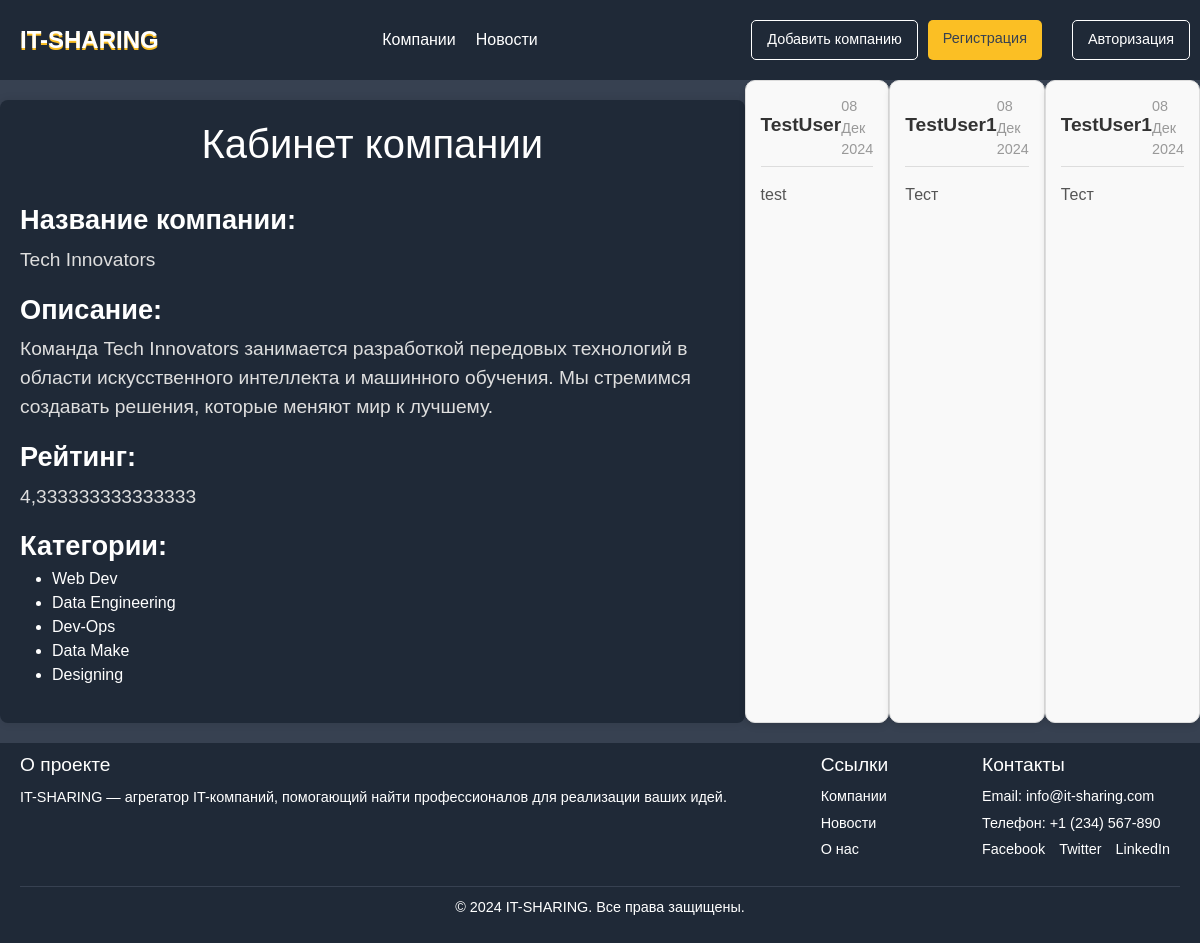
Page /company/detail/1/ on the committed database.
### main/models.py (models this page shows, shortened)
class companies(models.Model):
    title = models.CharField(max_length=255, verbose_name="Название")
    slug = models.SlugField(max_length=255, unique=True, db_index=True, verbose_name="URL",null=True,blank=True,)
    content = models.TextField(blank=True, verbose_name="Описание компании",null=True)
    photo = models.ImageField(upload_to="static/main/img/companiesimg", verbose_name="Фото",null=True,blank=True)
    time_create = models.DateTimeField(auto_now_add=True, verbose_name="Время создания")
    is_active = models.BooleanField(default=True, verbose_name="Активна")
    raiting = models.FloatField(default=0,max_length=1, verbose_name="Рейтинг")
    cat = models.ManyToManyField(Category, related_name='companies', verbose_name="Категории",
                                 blank=True)  # Это должно быть ManyToManyField
    creator = models.ForeignKey(
        settings.AUTH_USER_MODEL,
        on_delete=models.CASCADE,
        related_name="created_companies",
        verbose_name="Создатель компании",
    )
    class Meta:
        verbose_name = 'Компания'
        verbose_name_plural = 'IT компания'
        ordering = ['id']

class Category(models.Model):
    name = models.CharField(max_length=100, db_index=True, verbose_name="Категория")
    slug = models.SlugField(max_length=255, unique=True, db_index=True, verbose_name="URL")
    class Meta:
        verbose_name = 'Категория'
        verbose_name_plural = 'Категории'
        ordering = ['id']

class Review(models.Model):
    user = models.ForeignKey(
        settings.AUTH_USER_MODEL,
        on_delete=models.CASCADE,
        verbose_name="Пользователь"
    )
    order = models.ForeignKey(
        'Order',
        on_delete=models.CASCADE,
        verbose_name="Заказ",
        related_name="reviews",
    )
    content = models.TextField(verbose_name="Отзыв")
    rating = models.PositiveSmallIntegerField(
        verbose_name="Оценка",
        default=1,
        choices=[(i, str(i)) for i in range(1, 6)]
    )
    created_at = models.DateTimeField(auto_now=True, verbose_name="Дата создания")
    class Meta:
        verbose_name = "Отзыв"
        verbose_name_plural = "Отзывы"

class CustomUser(AbstractUser):
    description = models.TextField(blank=True, verbose_name="Описание")
    about = models.TextField(blank=True, verbose_name="Небольшоеописание")
    is_company = models.BooleanField(default=False, verbose_name="Представитель компании")
    company = models.ForeignKey(
        'companies',
        on_delete=models.SET_NULL,
        null=True,
        blank=True,
        verbose_name="Компания",
        related_name="representatives"
    )

### main/views.py (the view, shortened to what this page needs)
# urls.py: path('company/detail/<int:company_id>/', views.company_detail, name='company_detail'),
def company_detail(request, company_id):
    company = get_object_or_404(companies, id=company_id)
    reviews = Review.objects.filter(order__company=company)
    order = Order.objects.filter(company=company)
    form = ReviewForm()
    return render(request, 'main/company_detail.html', {
        'company': company,
        'reviews': reviews,
        'form': form,
        'order': order,
    })

### main/templates/main/company_detail.html (shortened to what this page needs)
{% extends 'main/layout.html' %}
{% load reviewtags %}
{% block content %}
<body>
    <div class="container-profile-info">
        <h1>Кабинет компании</h1>
        <br>
        <div class="profile-info">
            <label>Название компании:</label>
            <p>{{ company.title }}</p>
        </div>
        <div class="profile-info">
            <label>Описание:</label>
            <p>{{ company.content }}</p>
        </div>
        <div class="profile-info">
            <label>Рейтинг:</label>
            <p>{{ company.raiting }}</p>
        </div>
        <div class="profile-info">
            <label>Категории:</label>
            <ul>
                {% for category in company.cat.all %}
                    <li>{{ category.name }}</li>
                {% empty %}
                    <li>Нет категорий</li>
                {% endfor %}
            </ul>
        </div>
    </div>
    {% for review in reviews %}
    <div class="review-container">
    <div class="review-header">
        <h3 class="review-username">{{ review.user.username }}</h3>
        <span class="review-date">{{ review.created_at|date:"d M Y" }}</span>
    </div>
    <div class="review-content">
        <p>{{ review.content }}</p>
    </div>
</div>
{%endfor %}
</body>
{% endblock %}

### main/static/main/css/main.css (style rules this page uses)
body { height: 100%; margin: 0; font-family: "Arial", sans-serif; background-color: #374151; }
.container-profile-info { max-width: 800px; margin: 20px auto; background: #1f2937; color: #fff; padding: 20px; border-radius: 8px; box-shadow: 0 0 10px rgba(0, 0, 0, 0.1); min-width: 500px; max-width: 750px; }
.container-profile-info h1 { text-align: center; }
.profile-info { margin-bottom: 15px; }
.profile-info label { font-weight: bold; font-size: 1.7rem; }
.profile-info p { color: #dedede; font-size: 1.2rem; margin: 5px 0 15px; }
.review-container { border: 1px solid #ddd; border-radius: 10px; padding: 15px; margin-bottom: 20px; background-color: #f9f9f9; box-shadow: 0 4px 6px rgba(0, 0, 0, 0.1); transition: transform 0.3s ease, box-shadow 0.3s ease; }
.review-header { display: flex; justify-content: space-between; align-items: center; margin-bottom: 10px; border-bottom: 1px solid #ddd; padding-bottom: 5px; }
.review-username { font-size: 1.2em; font-weight: bold; color: #333; }
.review-date { font-size: 0.9em; color: #999; }
.review-content { margin: 15px 0; font-size: 1em; color: #555; line-height: 1.6; }

### rows in the picture
companies: title "Tech Innovators", content "Команда Tech Innovators занимается разработкой передовых технологий в области искусственного интеллекта и машинного обучения. Мы стремимся создавать решения, которые меняют мир к лучшему.", raiting "4,333333333333333"
Category: name "Web Dev"
Category: name "Data Engineering"
Category: name "Dev-Ops"
Category: name "Data Make"
Category: name "Designing"
Review: user.username "TestUser", created_at "08 Дек 2024", content "test"
Review: user.username "TestUser1", created_at "08 Дек 2024", content "Тест"
Review: user.username "TestUser1", created_at "08 Дек 2024", content "Тест"
